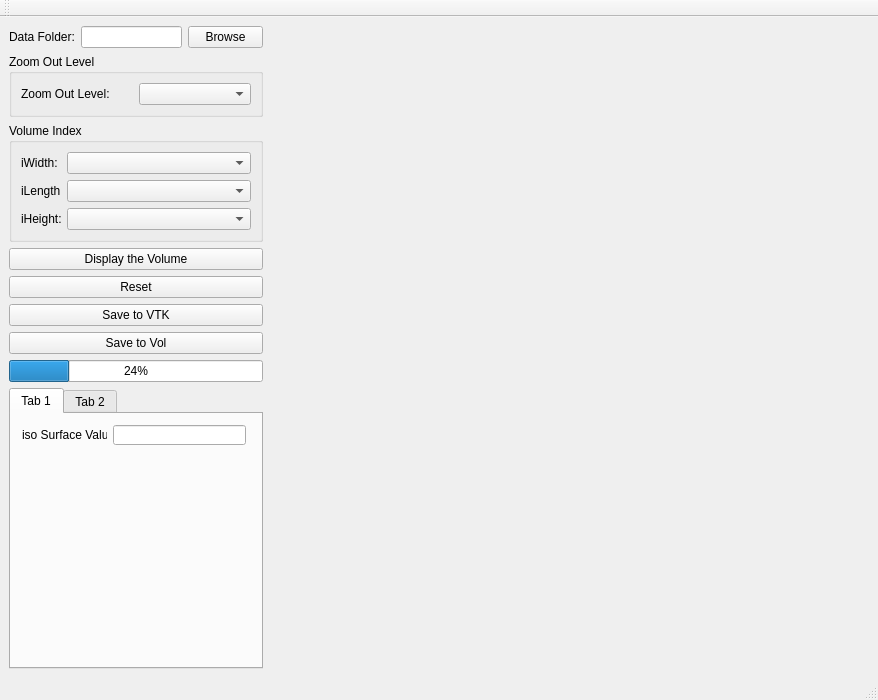
<ui version="4.0" >
 <class>CVolumeViewerClass</class>
 <widget class="QMainWindow" name="CVolumeViewerClass" >
  <property name="geometry" >
   <rect>
    <x>0</x>
    <y>0</y>
    <width>878</width>
    <height>700</height>
   </rect>
  </property>
  <property name="windowTitle" >
   <string>MainWindow</string>
  </property>
  <widget class="QWidget" name="centralwidget" >
   <property name="geometry" >
    <rect>
     <x>0</x>
     <y>33</y>
     <width>878</width>
     <height>648</height>
    </rect>
   </property>
   <layout class="QGridLayout" name="gridLayout_3" >
    <item row="0" column="0" >
     <layout class="QVBoxLayout" name="verticalLayout" >
      <property name="sizeConstraint" >
       <enum>QLayout::SetDefaultConstraint</enum>
      </property>
      <item>
       <layout class="QHBoxLayout" name="horizontalLayout" >
        <item>
         <widget class="QLabel" name="label_13" >
          <property name="maximumSize" >
           <size>
            <width>70</width>
            <height>16777215</height>
           </size>
          </property>
          <property name="text" >
           <string>Data Folder:</string>
          </property>
         </widget>
        </item>
        <item>
         <widget class="QLineEdit" name="lineEditDataFolder" >
          <property name="maximumSize" >
           <size>
            <width>150</width>
            <height>16777215</height>
           </size>
          </property>
         </widget>
        </item>
        <item>
         <widget class="QPushButton" name="pushButtonBrowse" >
          <property name="maximumSize" >
           <size>
            <width>75</width>
            <height>16777215</height>
           </size>
          </property>
          <property name="text" >
           <string>Browse</string>
          </property>
         </widget>
        </item>
       </layout>
      </item>
      <item>
       <widget class="QGroupBox" name="groupBox_2" >
        <property name="minimumSize" >
         <size>
          <width>100</width>
          <height>0</height>
         </size>
        </property>
        <property name="maximumSize" >
         <size>
          <width>300</width>
          <height>16777215</height>
         </size>
        </property>
        <property name="title" >
         <string>Zoom Out Level</string>
        </property>
        <layout class="QGridLayout" name="gridLayout_2" >
         <item row="0" column="0" >
          <widget class="QLabel" name="label_4" >
           <property name="text" >
            <string>Zoom Out Level:</string>
           </property>
          </widget>
         </item>
         <item row="0" column="1" >
          <widget class="QComboBox" name="comboBoxZoomOutLevel" />
         </item>
        </layout>
       </widget>
      </item>
      <item>
       <widget class="QGroupBox" name="groupBox" >
        <property name="minimumSize" >
         <size>
          <width>250</width>
          <height>0</height>
         </size>
        </property>
        <property name="maximumSize" >
         <size>
          <width>300</width>
          <height>16777215</height>
         </size>
        </property>
        <property name="title" >
         <string>Volume Index</string>
        </property>
        <layout class="QGridLayout" name="gridLayout" >
         <item row="0" column="0" >
          <widget class="QLabel" name="label" >
           <property name="maximumSize" >
            <size>
             <width>40</width>
             <height>21</height>
            </size>
           </property>
           <property name="text" >
            <string>iWidth:</string>
           </property>
          </widget>
         </item>
         <item row="1" column="0" >
          <widget class="QLabel" name="label_2" >
           <property name="maximumSize" >
            <size>
             <width>40</width>
             <height>21</height>
            </size>
           </property>
           <property name="text" >
            <string>iLength:</string>
           </property>
          </widget>
         </item>
         <item row="2" column="0" >
          <widget class="QLabel" name="label_3" >
           <property name="maximumSize" >
            <size>
             <width>40</width>
             <height>21</height>
            </size>
           </property>
           <property name="text" >
            <string>iHeight:</string>
           </property>
          </widget>
         </item>
         <item row="0" column="2" >
          <widget class="QComboBox" name="comboBoxWidth" />
         </item>
         <item row="1" column="2" >
          <widget class="QComboBox" name="comboBoxLength" />
         </item>
         <item row="2" column="2" >
          <widget class="QComboBox" name="comboBoxHeight" />
         </item>
        </layout>
       </widget>
      </item>
      <item>
       <widget class="QPushButton" name="pushButtonDisplayVolume" >
        <property name="maximumSize" >
         <size>
          <width>300</width>
          <height>16777215</height>
         </size>
        </property>
        <property name="text" >
         <string>Display the Volume</string>
        </property>
       </widget>
      </item>
      <item>
       <widget class="QPushButton" name="pushButtonReset" >
        <property name="maximumSize" >
         <size>
          <width>300</width>
          <height>16777215</height>
         </size>
        </property>
        <property name="text" >
         <string>Reset</string>
        </property>
       </widget>
      </item>
      <item>
       <widget class="QPushButton" name="pushButtonSaveToVTK" >
        <property name="maximumSize" >
         <size>
          <width>300</width>
          <height>16777215</height>
         </size>
        </property>
        <property name="text" >
         <string>Save to VTK</string>
        </property>
       </widget>
      </item>
      <item>
       <widget class="QPushButton" name="pushButtonSaveToVol" >
        <property name="maximumSize" >
         <size>
          <width>300</width>
          <height>16777215</height>
         </size>
        </property>
        <property name="text" >
         <string>Save to Vol</string>
        </property>
       </widget>
      </item>
      <item>
       <widget class="QProgressBar" name="progressBar" >
        <property name="maximumSize" >
         <size>
          <width>300</width>
          <height>16777215</height>
         </size>
        </property>
        <property name="value" >
         <number>24</number>
        </property>
       </widget>
      </item>
      <item>
       <widget class="QTabWidget" name="tabWidget" >
        <property name="minimumSize" >
         <size>
          <width>100</width>
          <height>0</height>
         </size>
        </property>
        <property name="maximumSize" >
         <size>
          <width>300</width>
          <height>16777215</height>
         </size>
        </property>
        <widget class="QWidget" name="tab" >
         <property name="geometry" >
          <rect>
           <x>0</x>
           <y>0</y>
           <width>244</width>
           <height>254</height>
          </rect>
         </property>
         <attribute name="title" >
          <string>Tab 1</string>
         </attribute>
         <widget class="QLabel" name="label_14" >
          <property name="geometry" >
           <rect>
            <x>11</x>
            <y>11</y>
            <width>85</width>
            <height>20</height>
           </rect>
          </property>
          <property name="text" >
           <string>iso Surface Value:</string>
          </property>
         </widget>
         <widget class="QLineEdit" name="lineEditValue" >
          <property name="geometry" >
           <rect>
            <x>102</x>
            <y>11</y>
            <width>133</width>
            <height>20</height>
           </rect>
          </property>
         </widget>
        </widget>
        <widget class="QWidget" name="tab_2" >
         <property name="geometry" >
          <rect>
           <x>4</x>
           <y>30</y>
           <width>244</width>
           <height>282</height>
          </rect>
         </property>
         <attribute name="title" >
          <string>Tab 2</string>
         </attribute>
        </widget>
       </widget>
      </item>
     </layout>
    </item>
    <item row="0" column="1" >
     <layout class="QHBoxLayout" name="horizontalLayout_2" >
      <item>
       <widget class="QVTKWidget" native="1" name="vtkWidget" >
        <property name="minimumSize" >
         <size>
          <width>600</width>
          <height>0</height>
         </size>
        </property>
       </widget>
      </item>
     </layout>
    </item>
   </layout>
  </widget>
  <widget class="QMenuBar" name="menubar" >
   <property name="geometry" >
    <rect>
     <x>0</x>
     <y>0</y>
     <width>878</width>
     <height>21</height>
    </rect>
   </property>
  </widget>
  <widget class="QStatusBar" name="statusbar" >
   <property name="geometry" >
    <rect>
     <x>0</x>
     <y>681</y>
     <width>878</width>
     <height>19</height>
    </rect>
   </property>
  </widget>
  <widget class="QToolBar" name="toolBar" >
   <property name="geometry" >
    <rect>
     <x>0</x>
     <y>21</y>
     <width>878</width>
     <height>12</height>
    </rect>
   </property>
   <property name="windowTitle" >
    <string>toolBar</string>
   </property>
   <attribute name="toolBarArea" >
    <enum>TopToolBarArea</enum>
   </attribute>
   <attribute name="toolBarBreak" >
    <bool>false</bool>
   </attribute>
  </widget>
 </widget>
 <customwidgets>
  <customwidget>
   <class>QVTKWidget</class>
   <extends>QWidget</extends>
   <header location="global" >QVTKWidget.h</header>
   <container>1</container>
  </customwidget>
 </customwidgets>
 <resources/>
 <connections/>
</ui>
